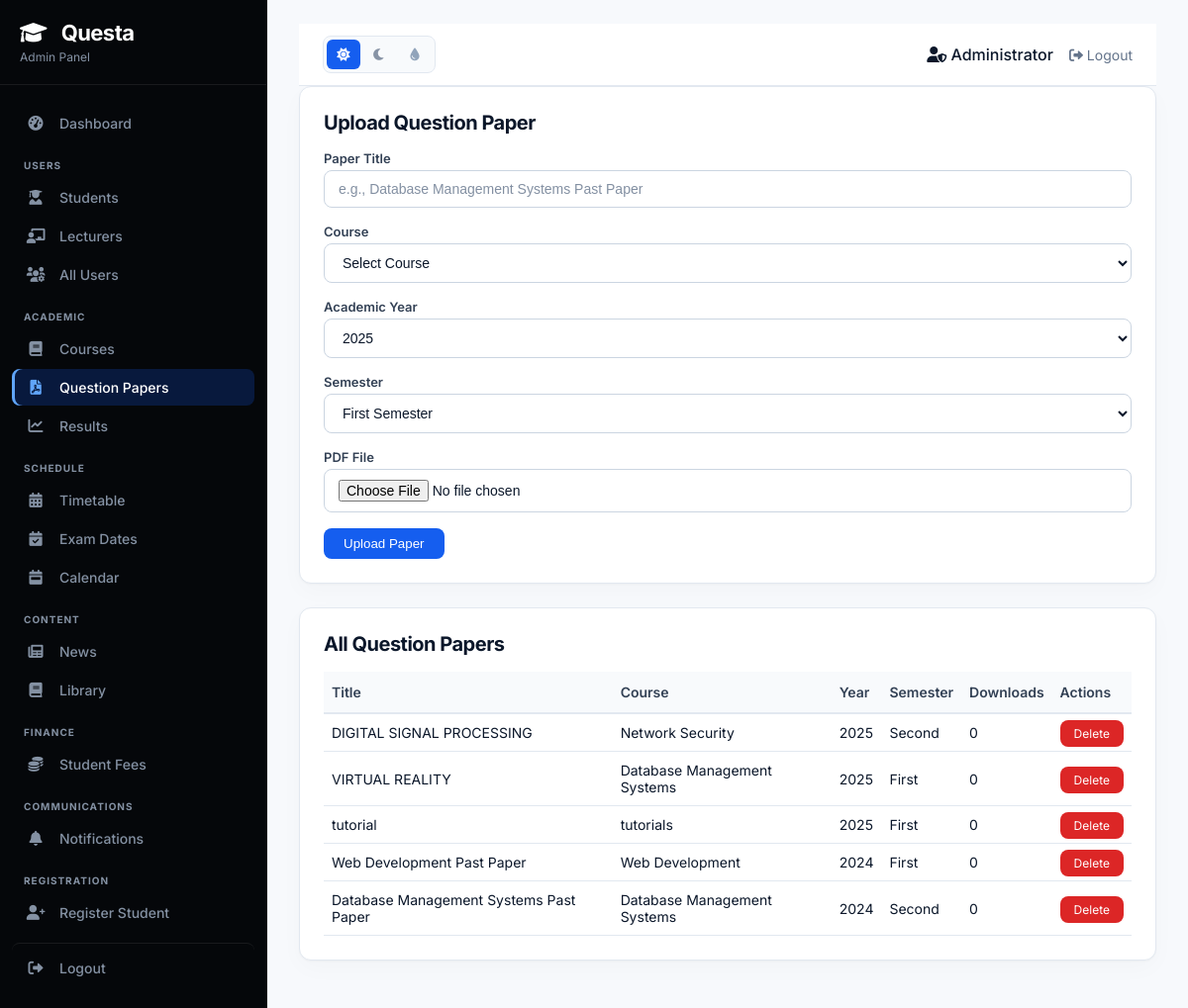
/admin/manage-papers.php (signed in), run on the app's committed database.
### tables this page shows
CREATE TABLE `question_papers` (
  `id` int(11) NOT NULL,
  `title` varchar(255) NOT NULL,
  `course_id` int(11) NOT NULL,
  `year` varchar(10) NOT NULL,
  `semester` varchar(10) NOT NULL,
  `file_path` varchar(500) NOT NULL,
  `solution_file_path` varchar(500) DEFAULT NULL,
  `has_answer` tinyint(4) DEFAULT 0,
  `tags` varchar(500) DEFAULT NULL,
  `notes` text DEFAULT NULL,
  `uploaded_by` int(11) NOT NULL,
  `upload_date` datetime DEFAULT current_timestamp(),
  `downloads` int(11) DEFAULT 0
);

CREATE TABLE `courses` (
  `id` int(11) NOT NULL,
  `name` varchar(100) NOT NULL,
  `code` varchar(20) DEFAULT NULL,
  `department_id` int(11) DEFAULT NULL
);

### admin/manage-papers.php (the view, shortened to what this page needs)
<?php
require_once '../includes/config.php';
$papers = $pdo->query("
    SELECT qp.*, c.name as course_name, c.code as course_code, d.name as department_name
    FROM question_papers qp
    JOIN courses c ON qp.course_id = c.id
    JOIN departments d ON c.department_id = d.id
    ORDER BY qp.id DESC
")->fetchAll();
include 'header.php';
?>
<div class="admin-card">
    <h2>Upload Question Paper</h2>
    <form method="POST" enctype="multipart/form-data">
        <div class="form-group">
            <label>Paper Title</label>
            <input type="text" name="title" class="form-input" placeholder="e.g., Database Management Systems Past Paper" required>
        </div>
        <div class="form-group">
            <label>Course</label>
            <select name="course_id" class="form-select" required>
                <option value="">Select Course</option>
            </select>
        </div>
        <div class="form-group">
            <label>Academic Year</label>
            <select name="year" class="form-select" required>
                <option value="2025">2025</option>
            </select>
        </div>
        <div class="form-group">
            <label>Semester</label>
            <select name="semester" class="form-select" required>
                <option value="1">First Semester</option>
            </select>
        </div>
        <div class="form-group">
            <label>PDF File</label>
            <input type="file" name="pdf_file" accept=".pdf" class="form-input" required>
        </div>
        <button type="submit" name="upload_paper" class="btn-primary">Upload Paper</button>
    </form>
</div>
<div class="admin-card">
    <h2>All Question Papers</h2>
    <table class="admin-table">
        <thead>
            <tr><th>Title</th><th>Course</th><th>Year</th><th>Semester</th><th>Downloads</th><th>Actions</th></tr>
        </thead>
        <tbody>
            <?php foreach ($papers as $paper): ?>
            <tr>
                <td><?php echo htmlspecialchars($paper['title']); ?></td>
                <td><?php echo htmlspecialchars($paper['course_name']); ?></td>
                <td><?php echo $paper['year']; ?></td>
                <td><?php echo $paper['semester'] == 1 ? 'First' : 'Second'; ?></td>
                <td><?php echo $paper['downloads']; ?></td>
                <td><a href="?delete=<?php echo $paper['id']; ?>" class="btn-danger" onclick="return confirm('Delete this paper?')">Delete</a></td>
            </tr>
            <?php endforeach; ?>
        </tbody>
    </table>
</div>
<?php include 'footer.php'; ?>

### assets/css/professional.css (style rules this page uses)
:root { color-scheme: light; --bg-primary: #f7f9fc; --bg-secondary: #ffffff; --surface-primary: #ffffff; --surface-secondary: #f8fafc; --surface-elevated: #ffffff; --text-primary: #0b172a; --text-secondary: #334155; --text-muted: #64748b; --border-color: #e2e8f0; --border-strong: #cbd5e1; --accent: #155eef; --accent-hover: #0b4acb; --accent-soft: #eff6ff; --accent-border: #bfdbfe; --hero-bg: #07111f; --hero-border: #172a46; --sidebar-bg: #05070a; --sidebar-surface: #0c1119; --sidebar-text: #d7dfeb; --sidebar-muted: #8491a3; --sidebar-accent: #60a5fa; --sidebar-active: rgba(21, 94, 239, 0.22); --card-shadow: 0 1px 2px rgba(15, 23, 42, 0.03), 0 8px 24px rgba(15, 23, 42, 0.025); --card-shadow-hover: 0 10px 28px rgba(15, 23, 42, 0.07); --success: #15803d; --success-soft: #f0fdf4; --warning: #b45309; --warning-soft: #fffbeb; --danger: #dc2626; --danger-soft: #fef2f2; --radius-sm: 6px; --radius-md: 8px; --radius-lg: 12px; }
html { background: var(--bg-primary); }
body { background: var(--bg-primary) !important; color: var(--text-primary) !important; font-family: Inter, -apple-system, BlinkMacSystemFont, "Segoe UI", sans-serif !important; -webkit-font-smoothing: antialiased; text-rendering: optimizeLegibility; }
h1, h2, h3, h4, h5, h6 { color: var(--text-primary); letter-spacing: -0.025em; }
a, button, input, select, textarea { transition: color 160ms ease, background-color 160ms ease, border-color 160ms ease, box-shadow 160ms ease, opacity 160ms ease !important; }
.card, .stat-card, .feature-card, .action-card, .recent-papers, .search-filter-bar, .paper-card, .quiz-section, .desktop-timetable, .day-selector, .schedule-card, .exam-card, .calendar-container, .notification-banner, .semester-selector, .financial-card, .payment-stats, .recent-payments, .category-tabs, .resource-card, .profile-card, .admin-card, .modal-container, .pdf-modal-content, .chatbot-window, .empty-state, .upload-container { background: var(--surface-primary) !important; border: 1px solid var(--border-color) !important; border-radius: var(--radius-lg) !important; box-shadow: var(--card-shadow) !important; }
.btn-primary, .login-btn, .reset-btn, .request-btn-header, .notif-btn, .notif-btn-small, .upload-btn, .upload-btn:not(input), .empty-btn, .download-link, .btn-submit, .btn-print-result, .chatbot-toggle, .chatbot-input button, .modal-header, .pdf-modal-header { background: var(--accent) !important; background-image: none !important; color: #ffffff !important; border-color: var(--accent) !important; border-radius: var(--radius-md) !important; box-shadow: none !important; }
.btn-danger { background: var(--danger) !important; color: #ffffff !important; border-radius: var(--radius-md) !important; }
.form-input, .form-select, .input-wrapper input, .search-box input, .filter-group select, .quiz-selector select, textarea, select, input[type="text"], input[type="email"], input[type="password"], input[type="number"], input[type="date"], input[type="time"], input[type="url"] { background: var(--surface-primary) !important; color: var(--text-primary) !important; border: 1px solid var(--border-strong) !important; border-radius: var(--radius-md) !important; box-shadow: none !important; }
.form-group label, .form-label, .selector-label { color: var(--text-secondary) !important; }
input::placeholder, textarea::placeholder { color: var(--text-muted) !important; opacity: 0.8; }
.data-table, .admin-table, .timetable-table, .results-table, .payment-table { color: var(--text-primary) !important; }
.data-table th, .admin-table th, .timetable-table th, .results-table th, .payment-table th { background: var(--surface-secondary) !important; color: var(--text-secondary) !important; border-color: var(--border-color) !important; }
.data-table td, .admin-table td, .timetable-table td, .results-table td, .payment-table td { background: transparent !important; color: var(--text-primary) !important; border-color: var(--border-color) !important; }
.admin-card h2, .admin-card h3, .admin-main-content h1 { color: var(--text-primary) !important; }

### data on the page
question_papers: title "DIGITAL SIGNAL PROCESSING", course.name "Network Security", year "2025", semester "Second", downloads "0"
question_papers: title "VIRTUAL REALITY", course.name "Database Management Systems", year "2025", semester "First", downloads "0"
question_papers: title "tutorial", course.name "tutorials", year "2025", semester "First", downloads "0"
question_papers: title "Web Development Past Paper", course.name "Web Development", year "2024", semester "First", downloads "0"
question_papers: title "Database Management Systems Past Paper", course.name "Database Management Systems", year "2024", semester "Second", downloads "0"

### other printed values
$_SESSION['user_name'] "Administrator"
